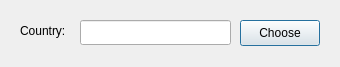
<?xml version="1.0" encoding="UTF-8"?>
<ui version="4.0">
 <class>Dialog</class>
 <widget class="QDialog" name="Dialog">
  <property name="geometry">
   <rect>
    <x>0</x>
    <y>0</y>
    <width>340</width>
    <height>67</height>
   </rect>
  </property>
  <property name="windowTitle">
   <string>Dialog</string>
  </property>
  <widget class="QLineEdit" name="countrylineedit">
   <property name="geometry">
    <rect>
     <x>80</x>
     <y>20</y>
     <width>151</width>
     <height>25</height>
    </rect>
   </property>
   <property name="readOnly">
    <bool>true</bool>
   </property>
  </widget>
  <widget class="QLabel" name="label">
   <property name="geometry">
    <rect>
     <x>20</x>
     <y>20</y>
     <width>61</width>
     <height>21</height>
    </rect>
   </property>
   <property name="text">
    <string>Country: </string>
   </property>
  </widget>
  <widget class="QPushButton" name="choosepushbutton">
   <property name="geometry">
    <rect>
     <x>240</x>
     <y>20</y>
     <width>80</width>
     <height>26</height>
    </rect>
   </property>
   <property name="text">
    <string>Choose</string>
   </property>
  </widget>
 </widget>
 <resources/>
 <connections/>
</ui>
